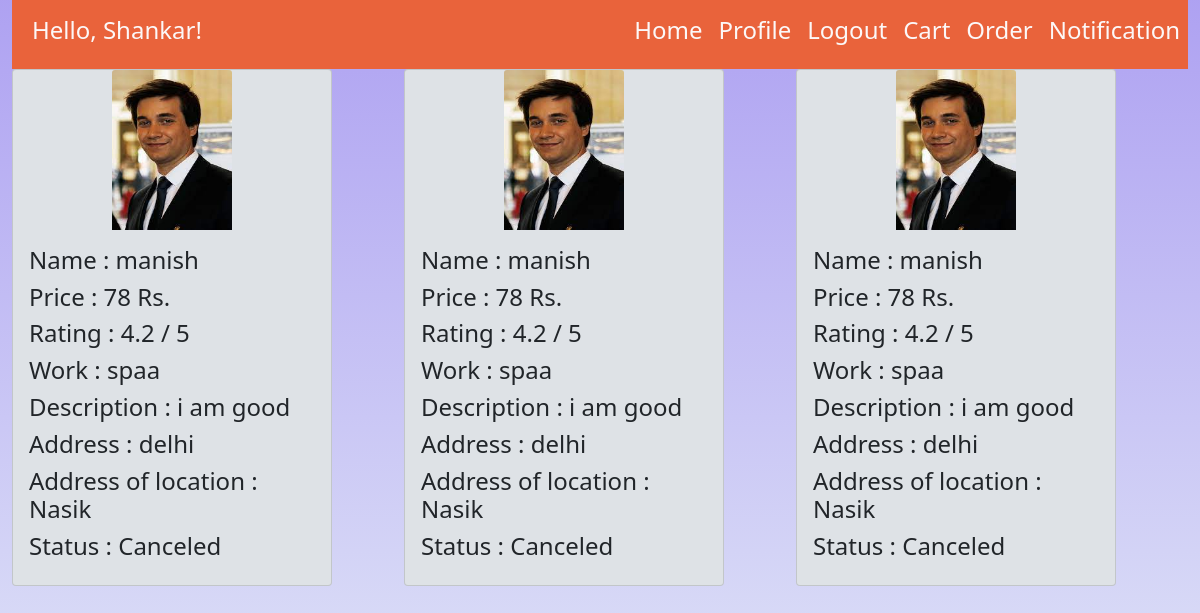
/order (signed in), run on the app's committed database.
### user/models.py (models this page shows, shortened)
class Employee(models.Model):
    user_id = models.CharField(max_length=100 , default=None)
    service = models.CharField(max_length=100 )
    name = models.CharField(max_length=100 )
    category = models.CharField(max_length=100 , default=None)
    cost = models.IntegerField(default = 0)
    rating = models.FloatField(default = 4.2)
    description = models.TextField(default = None)
    address = models.TextField(blank = True , default = None)
    image = models.FileField(upload_to = 'user/static/user/image')

class Choose(models.Model):
    user_id = models.CharField(max_length=100 )
    emp_id = models.CharField(max_length=100 )
    cart = models.BooleanField(default=True)
    address = models.TextField(blank = True , default = None)
    status = models.TextField(blank = True , default = "Not replied")
    order_date = models.DateTimeField(default=timezone.now)

### user/view/order.py (the view, shortened to what this page needs)
# urls.py: path('order' , order , name = 'order'),
@login_required(login_url='/login')
def order(req , order_pk = None ,  user_pk = None):
    if req.user.is_authenticated:
        user_obj = req.user
        profile_obj = Profile.objects.filter(user = user_obj).first()
        if profile_obj is None:
            return redirect('/login')
    user_obj = req.user
    emplist = []
    if user_pk is None:
        if not order_pk is None:
            choose_obj = Choose.objects.filter(pk = order_pk ).first()
            choose_obj.cart = False
            choose_obj.order_date = datetime.now()
            choose_obj.save()
            messages.success(req, 'Your order is succesfully done .')
            return redirect('/order')
    choose_obj = Choose.objects.filter(user_id = user_obj.id , cart = False ).all().order_by("-order_date")
    for order in choose_obj:
        data=Employee.objects.filter(pk = order.emp_id).first()
        user_obj = User.objects.filter(pk = order.user_id).first()
        profile_obj = Profile.objects.filter(user = user_obj).first()
        if profile_obj is None:
            return redirect('/login')
        if data.category == "None":
            work = data.service
        else:
            work = data.category
        Disc={"name":data.name,"image":data.image,"description":data.description,"cost":data.cost,"rating":data.rating,"work":work,"address":data.address,"location":order.address,"status":order.status,"orderid":order.id}
        emplist.append(Disc)
    return render(req , 'user/order.html' , {'present': len(emplist) , 'employees' : emplist } )

### user/templates/user/order.html (shortened to what this page needs)
{% extends 'user/base.html' %}
{% block content %}
{% load static %}
{% if present == 0 %}
    <h2>No order history</h2>
{% else %}
            <div class="card-group">
                {% for employee in employees %}
                <div class="col" >
                    <div class="card" style="width: 20rem; background-color:#dee2e6;">
                        <img class="card-img-top" style="margin-left: auto;margin-right: auto; width:10vw; height: 20vh"src = "{% static employee.image %}" style="width: 20%; height:10vw;" alt="Card image cap">
                        <div class="card-body">
                            <h4> Name : {{employee.name}}</h4>
                            <h4> Price : {{employee.cost}} Rs.</h4>
                            <h4> Rating : {{employee.rating}} / 5</h4>
                            <h4> Work : {{employee.work}}</h4>
                            <h4> Description : {{employee.description}}</h4>
                            <h4> Address : {{employee.address}}</h4>
                            <h4> Address of location : {{employee.location}}</h4>
                            <h4> Status : {{employee.status}}</h4>
                        </div>
                    </div>
                </div>
                {% endfor %}
            </div>
{% endif %}
{% endblock %}

### user/templates/user/base.html (shortened to what this page needs)
<html>
  <head>
    <link href="https://cdn.jsdelivr.net/npm/bootstrap@5.1.3/dist/css/bootstrap.min.css" rel="stylesheet">
  </head>
  <body style= "min-height: 100%; background-image:  linear-gradient(rgba(140, 122, 236, 0.7),rgba(216, 224, 245, 0.7)),url(images\background-wallpaper.jpg);">
  <div class="container-fluid" >
    <nav class="navbar navbar-expand-lg " style= " background-color: #E9633B">
      <div style="margin-left: 20px; color: rgb(252, 248, 248);">
        <h4>Hello, {{ user.username|default:'Guest' }}! </h4>
      </div>
      <div class="collapse navbar-collapse justify-content-end" >
        <ul class="navbar-nav" >
        <li class="nav-item active" >
            <h4><a class="nav-link" style="color: rgb(252, 248, 248) !important;" href="{% url 'user'%} ">Home </a></h4>
        </li>
      {% if user.is_authenticated %}
        <li class="nav-item active">
            <h4><a class="nav-link" href="{% url 'profile'%} " style="color: rgb(252, 248, 248) !important;">Profile </a></h4>
        </li>
        <li class="nav-item active">
            <h4><a class="nav-link" href="{% url 'logout'%} " style="color: rgb(252, 248, 248) !important;">Logout </a></h4>
        </li>
        <li class="nav-item">
            <h4><a class="nav-link" href="{% url 'cart'%}" style="color: rgb(252, 248, 248) !important;">Cart</a></h4>
        </li>
        <li class="nav-item">
            <h4><a class="nav-link" href="{% url 'order'%}" style="color: rgb(252, 248, 248) !important;">Order</a></h4>
        </li>
        <li class="nav-item">
          <h4><a class="nav-link" href="{% url 'notification'%}" style="color: rgb(252, 248, 248) !important;">Notification</a></h4>
        </li>
        </ul>
      </div>
      {% endif %}
    </nav>
    {% block content %}
    {% endblock %}
  </div>
  </body>
</html>

### data on the page
Employee: image (picture), name "manish" "manish" "manish", rating "4.2" "4.2" "4.2", work "spaa" "spaa" "spaa", description "i am good" "i am good" "i am good", address "delhi" "delhi" "delhi"
Choose: location "Nasik", status "Canceled"
Choose: location "Nasik", status "Canceled"
Choose: location "Nasik", status "Canceled"

### other printed values
{{ user.username|default:'Guest' }} "Shankar"
{{ employee.cost }} "78" "78" "78"
